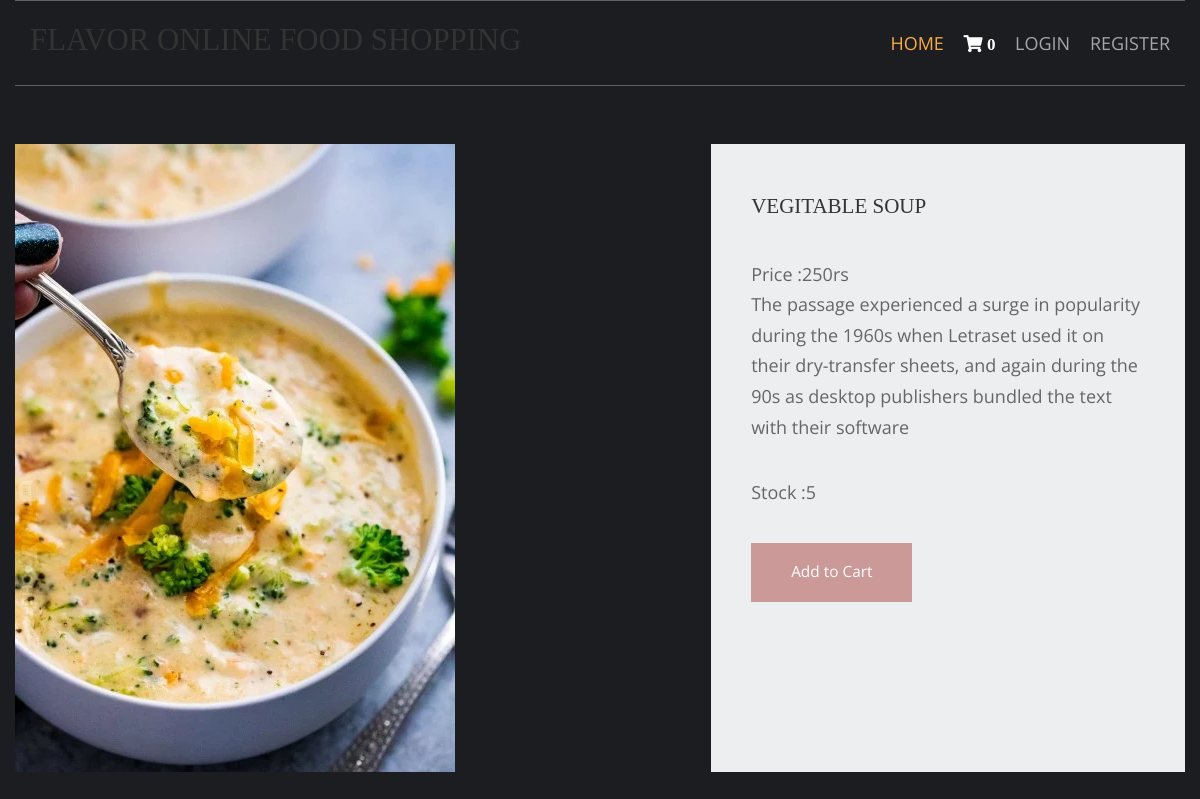
/vegitable-recipes/vegitable-soup, run on the app's committed database.
### shop/models.py (models this page shows, shortened)
class Products(models.Model):
    name=models.CharField(max_length=150,unique=True)
    slug=models.SlugField(max_length=250,unique=True)
    img=models.ImageField(upload_to='product')
    desc=models.TextField()
    stock=models.IntegerField()
    available=models.BooleanField()
    price=models.IntegerField()
    category=models.ForeignKey(categ,on_delete=models.CASCADE)

### shop/views.py (the view)
# urls.py: path('<slug:c_slug>/<slug:product_slug>',views.prodDetails,name='details'),
def prodDetails(request,c_slug,product_slug):
    try:
        prod=Products.objects.get(category__slug=c_slug,slug=product_slug)
    except Exception as e:
        raise e
    return render(request,'item.html',{'pr':prod})

### cart/context_processor.py (called while the page is built)
def count(request):
    item_count=0;
    if 'admin' in request.path:
        return{}
    else:
        try:
            ct=Cartlist.objects.filter(cart_id=c_id(request))
            cti=items.objects.all().filter(cart=ct[:1])
            for c in cti:
                item_count+=c.quan
        except Cartlist.DoesNotExist:
            item_count=0
        return dict(itc=item_count)

### cart/views.py (called while the page is built)
def c_id(request):
    ct_id=request.session.session_key
    if not ct_id:
        ct_id=request.session.create()
    return ct_id

### templates/item.html (shortened to what this page needs)
{% extends 'base.html' %}
{% load static %}
{% block content %}
<html lang="en">
<head>
    <link href="{% static 'pr/fontawesome/css/all.min.css'%}" rel="stylesheet" />
    <link href="{% static 'pr/css/templatemo-comparto.css'%}" rel="stylesheet" />
</head>
<body>
    <br><br>
        <section class="tm-mb-1" id="about">
            <div class="tm-row tm-about-row">
                <div class="tm-section-1-l">
                    <img src="{{pr.img.url}}" alt="About image" class="tm-img-responsive">
                </div>
                <article class="tm-section-1-r tm-bg-color-8">
                    <h2 class="tm-mb-2 tm-title-color">{{pr.name}}</h2>
                    <p>Price :{{pr.price}}rs<br>{{pr.desc}}</p>
                    <p>Stock :{{pr.stock}}</p>
{% if pr.stock <= 0 %}
<h1 style="color: red;">Sorry... No stock left</h1>
{% else %}
                    <a href="{% url 'addcart' pr.id %}" class="tm-btn tm-btn-1 tm-link-to-services">Add to Cart</a>
                    {% endif %}
                </article>
            </div>
        </section>
</body>
</html>
{% endblock %}

### static/hm/layout/styles/layout.css (style rules this page uses)
*, *::before, *::after { transition:all .3s ease-in-out; }
body { color:#A5A6AA; background-color:#1C1D21; }
a { color:#FBAB45; }

### static/pr/css/templatemo-comparto.css (style rules this page uses)
*, *::before, *::after { box-sizing: border-box; outline: none; }
ul, h1, h2, h3, h4, p, figure { padding: 0; margin: 0; }
body { font-family: 'Open Sans', Arial, sans-serif; font-size: 18px; overflow-x: hidden; padding-left: 15px; padding-right: 15px; margin: 0; }
h2 { font-size: 1.5rem; }
a { transition: all 0.3s ease; text-decoration: none; }
p { color: #666; line-height: 1.7; margin-bottom: 35px; }
h1, h2, h3, h4, h5, h6 { color: #333; }
.tm-mb-1 { margin-bottom: 20px; }
.tm-mb-2 { margin-bottom: 40px; }
.tm-bg-color-8 { background-color: #EDEEEF; }
.tm-img-responsive { max-width: 100%; height: auto; }
.tm-section-1-l { width: 57.85%; margin-right: 1.65%; }
.tm-section-1-r { padding: 50px 40px; width: 40.5%; }
.tm-row { display: flex; }
.tm-btn { display: inline-block; padding: 15px 40px; font-size: 1.1rem; border: none; background-color: #CC9999; color: white; }
a { color: #666; }

### static/hm/layout/styles/framework.css (style rules this page uses)
html { overflow-y:scroll; overflow-x:hidden; }
html, body { margin:0; padding:0; font-size:14px; line-height:1.6em; }
*, *::before, *::after { box-sizing:border-box; }
a { outline:none; text-decoration:none; }
img { width:auto; max-width:100%; height:auto; margin:0; padding:0; border:none; line-height:normal; vertical-align:middle; }
body, input, textarea, select { font-family:Verdana, Geneva, sans-serif; }
h1, h2, h3, h4, h5, h6, .heading { font-family:Georgia, "Times New Roman", Times, serif; }
::placeholder { opacity:1; }
h1, h2, h3, h4, h5, h6, .heading { margin:0 0 20px 0; font-size:1.4rem; line-height:normal; font-weight:normal; text-transform:uppercase; }
address, article, aside, figcaption, figure, footer, header, main, nav, section { display:block; margin:0; padding:0; }

### data on the page
Products: img (picture), name "VEGITABLE SOUP", price "250", desc "The passage experienced a surge in popularity during the 1960s when Letraset used it on their dry-transfer sheets, and again during the 90s as desktop publishers bundled the text with their software", stock "5"

### other printed values
{{ itc }} "0"
